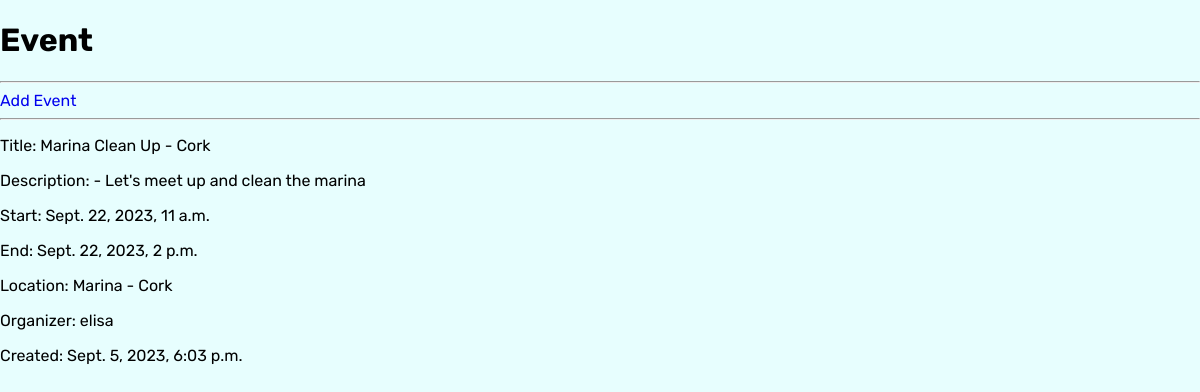
The page /event/1/ on the database its author committed.
### ecoevents/models.py (models this page shows, shortened)
class Ecoevent(models.Model):
    organizer = models.ForeignKey(User, on_delete=models.CASCADE)
    title = models.CharField(max_length=200)
    description = models.TextField(max_length=500, blank=True, null=True)
    category = models.CharField(max_length=200)
    start_datetime = models.DateTimeField()
    end_datetime = models.DateTimeField()
    location = models.CharField(max_length=200)
    created_on = models.DateTimeField(auto_now_add=True)
    modified_on = models.DateTimeField(auto_now=True)
    class Meta:
        ordering = ['-created_on']

### ecoevents/views.py (the view)
# urls.py: path("event/<str:event_id>/", views.event, name="event"),
def event(request, event_id):
    event = Ecoevent.objects.get(pk=event_id)
    context = {"event": event}
    return render(request, "event.html", context)

### templates/event.html (shortened to what this page needs)
{% extends "base.html" %}
{% load static %}
{% block content %}
<h1>Event</h1>
<hr>
<a href="{% url 'create_event' %}">Add Event</a>
<hr>
<p>Title: {{ event.title}}</p>
<p>Description: {{ event.description }}</p>
<p>Start: {{ event.start_datetime }}</p>
<p>End: {{ event.end_datetime }}</p>
<p>Location: {{ event.location }}</p>
<p>Organizer: {{ event.organizer }}</p>
<p>Created: {{ event.created_on }}</p>
{%endblock%}

### static/css/style.css (style rules this page uses)
body { margin: 0; padding: 0; list-style-type: none; box-sizing: border-box; height: 100vh; --main-color: #e7fefe; --secondary-color: #106751; --accent-color: #00a97c; font-family: "Bungee Shade ", cursive; font-family: "Rubik", sans-serif; background: var(--main-color); }
a { text-decoration: none; }
* { box-sizing: border-box; }

### rows shown on the page
Ecoevent: title "Marina Clean Up - Cork", description "- Let's meet up and clean the marina", start_datetime "Sept. 22, 2023, 11 a.m.", end_datetime "Sept. 22, 2023, 2 p.m.", location "Marina - Cork", organizer "elisa", created_on "Sept. 5, 2023, 6:03 p.m."
